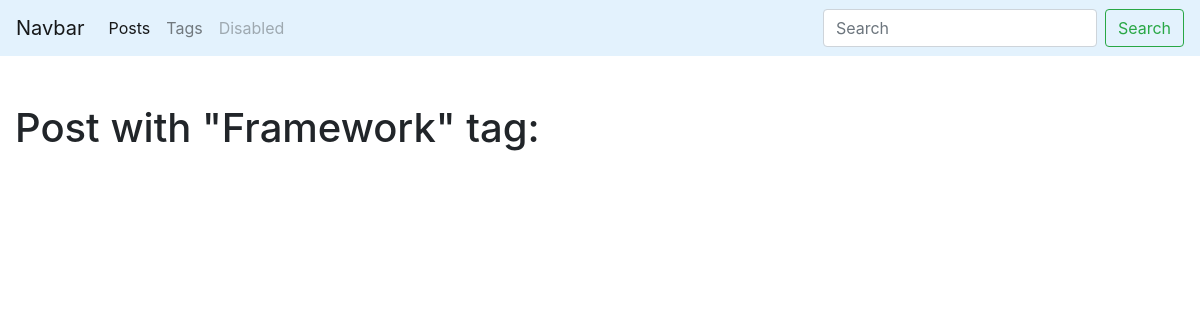
Before: /blog/tag/1111324/ with the older database file.
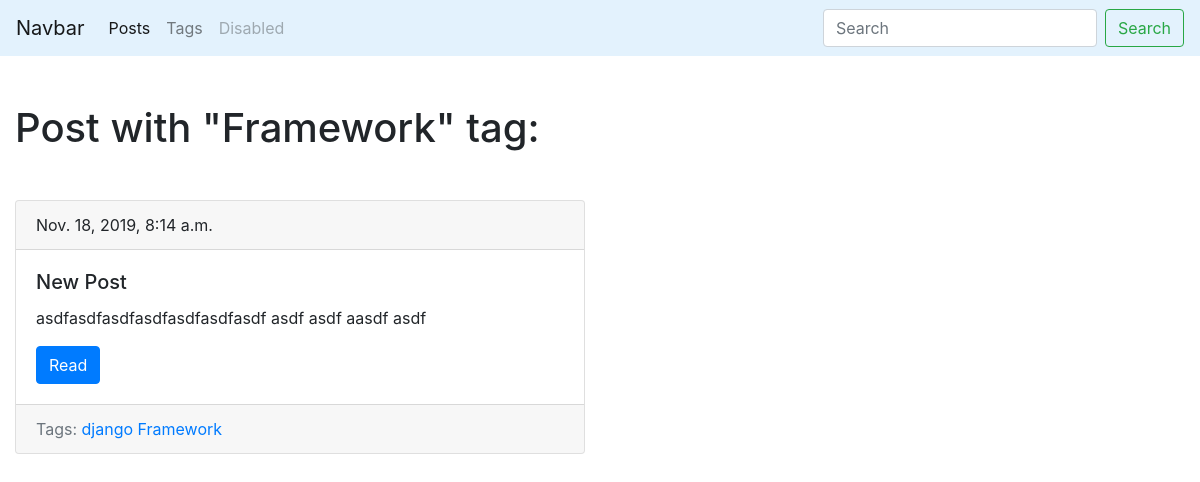
After: the same page with the newer database file.
### blog/models.py (models this page shows, shortened)
class Tag(models.Model):
    title = models.CharField(max_length=50)
    slug = models.SlugField(max_length=50, unique=True)
    def get_absolute_url(self):
        return reverse('tag_detail_url', kwargs={'slug': self.slug})

class Post(models.Model):
    title = models.CharField(max_length=150, db_index=True)
    slug = models.SlugField(max_length=150, blank=True, unique=True)
    body = models.TextField(blank=True, db_index=True)
    tags = models.ManyToManyField('Tag', blank=True, related_name='posts')
    date_pub = models.DateTimeField(auto_now_add=True)
    def get_absolute_url(self):
        return reverse('post_detail_url', kwargs={'slug': self.slug})

### blog/views.py (the view)
# urls.py: path('tag/<str:slug>/', TagDetail.as_view(), name='tag_detail_url'),
class TagDetail(ObjectDetailMixin, View):
    model = Tag
    template = 'blog/tag_detail.html'

### blog/utils.py (called while the page is built)
    def get(self, request, slug):
        obj = get_object_or_404(self.model, slug__iexact=slug)
        return render(request, self.template, context={self.model.__name__.lower(): obj})

### blog/templates/blog/tag_detail.html (shortened to what this page needs)
{% extends 'blog/base_blog.html' %}
{% block content %}
    <h1 class="mb-5">
       Post with "{{ tag.title|title }}" tag:
    </h1>
    {% for post in tag.posts.all %}
        {% include 'blog/includes/post_card_template.html' %}
    {% endfor %}
{% endblock %}

### blog/templates/blog/includes/post_card_template.html
  <div class="card mb-4">
      <div class="card-header">
              {{ post.date_pub }}
      </div>
      <div class="card-body">
           <h5 class="card-title">{{post.title}}</h5>
           <p class="card-text">{{post.body|truncatewords:15}}</p>
           <a href="{{post.get_absolute_url}}" class="btn btn-primary">Read</a>
      </div>
           <div class="card-footer text-muted">
               Tags:
                {% for tag in post.tags.all %}
                  <a href="{{tag.get_absolute_url}}"> {{tag.title}}</a>
                {% endfor %}
           </div>
  </div>

Changed rows visible on the page:
added Post: date_pub "Nov. 18, 2019, 8:14 a.m.", title "New Post", body "asdfasdfasdfasdfasdfasdfasdf asdf asdf aasdf asdf", Tag (title "Framework")
now on this page (row unchanged): Tag: title "django"
